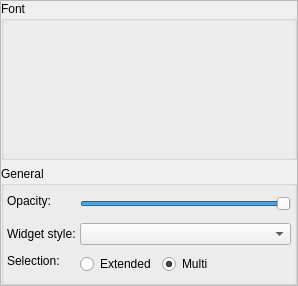
<?xml version="1.0" encoding="UTF-8"?>
<ui version="4.0">
 <class>CSettingsGuiComponent</class>
 <widget class="QFrame" name="CSettingsGuiComponent">
  <property name="geometry">
   <rect>
    <x>0</x>
    <y>0</y>
    <width>298</width>
    <height>269</height>
   </rect>
  </property>
  <property name="windowTitle">
   <string>GUI general settings</string>
  </property>
  <property name="frameShape">
   <enum>QFrame::StyledPanel</enum>
  </property>
  <property name="frameShadow">
   <enum>QFrame::Raised</enum>
  </property>
  <layout class="QVBoxLayout" name="vl_SettingsGuiComponent">
   <property name="leftMargin">
    <number>0</number>
   </property>
   <property name="topMargin">
    <number>0</number>
   </property>
   <property name="rightMargin">
    <number>0</number>
   </property>
   <property name="bottomMargin">
    <number>0</number>
   </property>
   <item>
    <widget class="QGroupBox" name="gb_Font">
     <property name="title">
      <string>Font</string>
     </property>
     <layout class="QVBoxLayout" name="vl_FontSettings">
      <property name="leftMargin">
       <number>3</number>
      </property>
      <property name="topMargin">
       <number>3</number>
      </property>
      <property name="rightMargin">
       <number>3</number>
      </property>
      <property name="bottomMargin">
       <number>3</number>
      </property>
      <item>
       <widget class="swift::gui::components::CSettingsFontComponent" name="comp_SettingsFonts">
        <property name="minimumSize">
         <size>
          <width>0</width>
          <height>130</height>
         </size>
        </property>
       </widget>
      </item>
     </layout>
    </widget>
   </item>
   <item>
    <widget class="QGroupBox" name="gb_GuiGeneral">
     <property name="title">
      <string>General</string>
     </property>
     <layout class="QFormLayout" name="fl_GuiGeneral">
      <property name="horizontalSpacing">
       <number>4</number>
      </property>
      <property name="verticalSpacing">
       <number>4</number>
      </property>
      <property name="leftMargin">
       <number>3</number>
      </property>
      <property name="topMargin">
       <number>3</number>
      </property>
      <property name="rightMargin">
       <number>3</number>
      </property>
      <property name="bottomMargin">
       <number>3</number>
      </property>
      <item row="1" column="0">
       <widget class="QLabel" name="lbl_SettingsGuiOpacity">
        <property name="toolTip">
         <string>0-100%</string>
        </property>
        <property name="text">
         <string>Opacity:</string>
        </property>
       </widget>
      </item>
      <item row="1" column="1">
       <widget class="QSlider" name="hs_SettingsGuiOpacity">
        <property name="sizePolicy">
         <sizepolicy hsizetype="Preferred" vsizetype="Fixed">
          <horstretch>0</horstretch>
          <verstretch>0</verstretch>
         </sizepolicy>
        </property>
        <property name="minimumSize">
         <size>
          <width>0</width>
          <height>30</height>
         </size>
        </property>
        <property name="toolTip">
         <string>0-100%</string>
        </property>
        <property name="maximum">
         <number>100</number>
        </property>
        <property name="singleStep">
         <number>10</number>
        </property>
        <property name="value">
         <number>100</number>
        </property>
        <property name="orientation">
         <enum>Qt::Horizontal</enum>
        </property>
       </widget>
      </item>
      <item row="2" column="0">
       <widget class="QLabel" name="lbl_SettingsGuiWidgetStyle">
        <property name="text">
         <string>Widget style:</string>
        </property>
       </widget>
      </item>
      <item row="2" column="1">
       <widget class="QComboBox" name="cb_SettingsGuiWidgetStyle"/>
      </item>
      <item row="3" column="0">
       <widget class="QLabel" name="lbl_PreferredMultiSelect">
        <property name="text">
         <string>Selection:</string>
        </property>
       </widget>
      </item>
      <item row="3" column="1">
       <widget class="QWidget" name="wi_PreferredSelection" native="true">
        <layout class="QHBoxLayout" name="hl_PreferredMultiSelect">
         <property name="leftMargin">
          <number>0</number>
         </property>
         <property name="topMargin">
          <number>0</number>
         </property>
         <property name="rightMargin">
          <number>0</number>
         </property>
         <property name="bottomMargin">
          <number>0</number>
         </property>
         <item>
          <widget class="QRadioButton" name="rb_PreferExtendedSelection">
           <property name="text">
            <string>Extended</string>
           </property>
          </widget>
         </item>
         <item>
          <widget class="QRadioButton" name="rb_PreferMultiSelection">
           <property name="text">
            <string>Multi</string>
           </property>
           <property name="checked">
            <bool>true</bool>
           </property>
          </widget>
         </item>
         <item>
          <spacer name="hs_PreferredSelection">
           <property name="orientation">
            <enum>Qt::Horizontal</enum>
           </property>
           <property name="sizeHint" stdset="0">
            <size>
             <width>40</width>
             <height>30</height>
            </size>
           </property>
          </spacer>
         </item>
        </layout>
       </widget>
      </item>
     </layout>
    </widget>
   </item>
  </layout>
 </widget>
 <customwidgets>
  <customwidget>
   <class>swift::gui::components::CSettingsFontComponent</class>
   <extends>QFrame</extends>
   <header>gui/components/settingsfontcomponent.h</header>
   <container>1</container>
  </customwidget>
 </customwidgets>
 <resources/>
 <connections/>
</ui>
